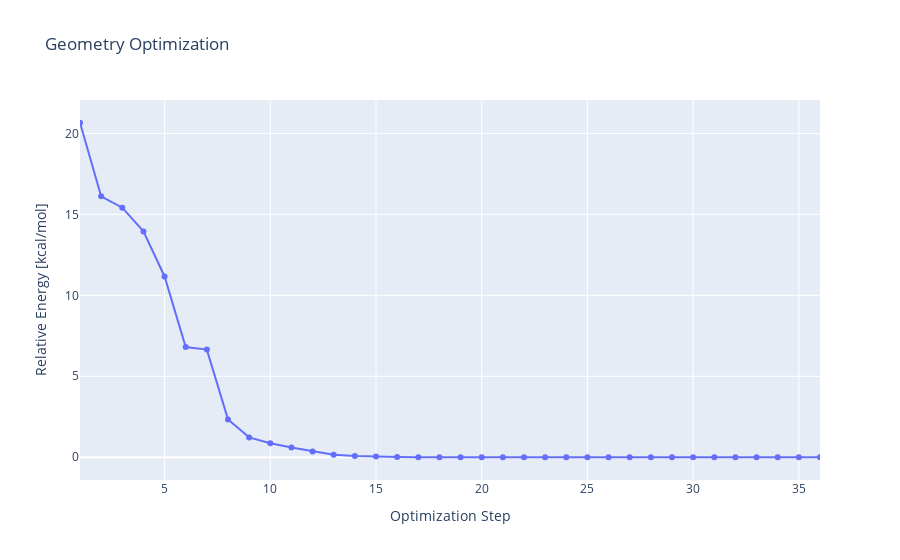

Notebook source saved alongside this figure:
### Code cell
optrec.show_history()

### Figure 1 — Plotly figure (JSON) as saved in the notebook; plotly's stock layout.template omitted (floating-point values rounded to 4 significant figures)
{"data": [{"mode": "lines+markers", "type": "scatter", "x": [1, 2, 3, 4, 5, 6, 7, 8, 9, 10, 11, 12, 13, 14, 15, 16, 17, 18, 19, 20, 21, 22, 23, 24, 25, 26, 27, 28, 29, 30, 31, 32, 33, 34, 35, 36], "y": [20.66, 16.11, 15.41, 13.95, 11.16, 6.806, 6.649, 2.337, 1.227, 0.86, 0.598, 0.352, 0.148, 0.084, 0.039, 0.014, 0.005, 0.002, 0.001, 0.001, 0.001, 0, 0, 0, 0, 0, 0.001, 0.002, 0.002, 0.001, 0.001, 0.001, 0.001, 0.002, 0.002, 0.002]}], "layout": {"title": {"text": "Geometry Optimization"}, "xaxis": {"range": [1, 36], "title": {"text": "Optimization Step"}}, "yaxis": {"title": {"text": "Relative Energy [kcal/mol]"}, "zeroline": true}}}
